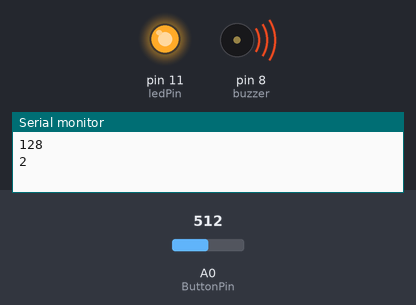
Simulated run of this sketch. Board: Arduino Uno, built with avr-gcc and run on an emulated ATmega328P. Parts: output pins drawn as LEDs (lit = HIGH), buzzer (waves = sounding), the last lines printed to the serial monitor. The inputs (shaded band) are chosen by the test bench; at power-on: A0 (ButtonPin) = 512.

Above: at 0.16 s.
At 21.1 s:
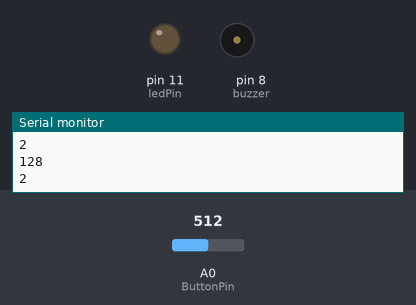
Timing chart, 0 to 25.5 s (numbered marks = the images above):
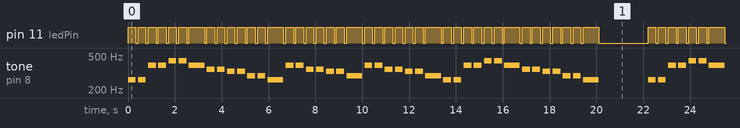

Measured:
- by itself, pin 11 (ledPin): moves between LOW and HIGH, repeating every 22.2 s
- by itself, tone on pin 8 (buzzer): plays 262 Hz for 0.33 s, 262 Hz for 0.33 s, 392 Hz for 0.33 s, 392 Hz for 0.33 s, 440 Hz for 0.33 s, 440 Hz for 0.33 s … (250 notes in this stretch)

The sketch:

Ex_13_06.ino
```cpp
const int buzzer = 8;
const int ledPin = 11;
const int ButtonPin = A0;
int tonerange =2;
int value = 0;
const int toneTable[7][5]={

    { 66, 131, 262, 523, 1046},  // C Do

    { 74, 147, 294, 587, 1175},  // D Re

    { 83, 165, 330, 659, 1318},  // E Mi

    { 88, 175, 349, 698, 1397},  // F Fa

    { 98, 196, 392, 784, 1568},  // G So

    {110, 220, 440, 880, 1760},  // A La

    {124, 247, 494, 988, 1976}   // B Si

};

char toneName[]="CDEFGAB";

char starTone[]="CCGGAAGFFEEDDCGGFFEEDGGFFEEDCCGGAAGFFEEDDC";
char tigerTone[]="CDECCDECEFGEFGGAGAECGAGFCCCGCCGC";
int starBeat[]={

    1,1,1,1,1,1,2, 1,1,1,1,1,1,2,

    1,1,1,1,1,1,2, 1,1,1,1,1,1,2,

    1,1,1,1,1,1,2, 1,1,1,1,1,1,2

};
int tigerBeat[]={
    1,1,1,2,   1,1,1,2, 1,1,2 ,1,1,2,

    1,1,1,1,1,2, 1,1,1,1,1,2,

    1,1,2,     1,1,2

};
int getTone(char symbol) {

    int toneNo = 0;

    for ( int ii=0; ii<7; ii++ ) {

        if ( toneName[ii]==symbol ) {

            toneNo = ii;

            break;

        }

    }

    return toneNo;

}


void setup() {
    Serial.begin(9600);  // Open serial port
    pinMode(buzzer,OUTPUT);
    pinMode(ButtonPin,INPUT);
    pinMode(ledPin,OUTPUT);
    noTone(buzzer);

}


void loop() {
    int ii, length, toneNo;
    int duration;


    // star
    length = sizeof(starTone)-1;

    for ( ii=0; ii<length; ii++ ) {

        value = analogRead(ButtonPin) / 4;
        Serial.println((byte)value);  //
        digitalWrite(ledPin,HIGH);
        if((byte)value<75 && (byte)value>=0){
        tonerange=1;
        //Serial.println("???");  //
        }
        if((byte)value<150 && (byte)value>=75){
        tonerange=2;
        //Serial.println("???");  //
        }
        if((byte)value>150 && (byte)value<=200){
        tonerange=3;
        //Serial.println("???");  //
        }
        if((byte)value>200){
        tonerange=4;
        //Serial.println("???");  //
        }

        toneNo = getTone(starTone[ii]);

        duration = starBeat[ii]*333;

        tone(buzzer,toneTable[toneNo][tonerange]);
        Serial.println(tonerange);
        delay(duration);

        noTone(buzzer);
        digitalWrite(ledPin,LOW);
        delay(100);

    }


    delay(2000);
 /* //tiger
    length = sizeof(tigerTone)-1;

    for ( ii=0; ii<length; ii++ ) {

        value = analogRead(ButtonPin) / 4;
        Serial.println((byte)value);  //
        digitalWrite(ledPin,HIGH);
        if((byte)value<75 && (byte)value>=0){
        tonerange=1;
        //Serial.println("???");  //
        }
        if((byte)value<150 && (byte)value>=75){
        tonerange=2;
        //Serial.println("???");  //
        }
        if((byte)value>150 && (byte)value<=200){
        tonerange=3;
        //Serial.println("???");  //
        }
        if((byte)value>200){
        tonerange=4;
        //Serial.println("???");  //
        }

        toneNo = getTone(tigerTone[ii]);

        duration = tigerBeat[ii]*333;

        tone(buzzer,toneTable[toneNo][tonerange]);
        Serial.println(tonerange);
        delay(duration);

        noTone(buzzer);
        digitalWrite(ledPin,LOW);
        delay(100);

    }
    delay(2000);*/
}
```
